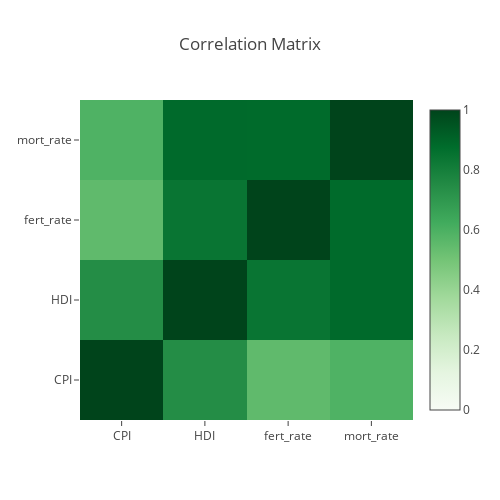

This figure's notebook cell:
### Markdown cell above
> Based on the choropleths, my guess would be that correlations are strongest between Child Mortality and Total Fertility. Both these variables correlate pretty strongly with HDI, and the weakest correlation (albeit significant) is with CPI.

I will make a correlation matrix to visualize relationships:

### Code cell
# Create correlations array to populate heatmap
correlations = np.array(abs(df.corr()))
# Create heatmap using Plotly
data = [go.Heatmap(z = correlations, x = indicators, y = indicators,
                   zmin = 0, zmax = 1,
                  colorscale = 'Greens',
                  reversescale = True)]

layout = go.Layout(dict(
    title = 'Correlation Matrix'),
    height = 500, width = 500)

fig = {'data':data, 'layout':layout}
iplot(fig)

### Figure 1 — Plotly figure (JSON) as saved in the notebook; plotly's stock layout.template omitted (floating-point values rounded to 4 significant figures)
{"data": [{"colorscale": "Greens", "reversescale": true, "type": "heatmap", "uid": "a4e5c55a-fa79-11e8-b490-c49ded227fdd", "x": ["CPI", "HDI", "fert_rate", "mort_rate"], "y": ["CPI", "HDI", "fert_rate", "mort_rate"], "z": [[1, 0.7438, 0.5488, 0.5896], [0.7438, 1, 0.8422, 0.8843], [0.5488, 0.8422, 1, 0.8802], [0.5896, 0.8843, 0.8802, 1]], "zmax": 1, "zmin": 0}], "layout": {"height": 500, "title": "Correlation Matrix", "width": 500}}
